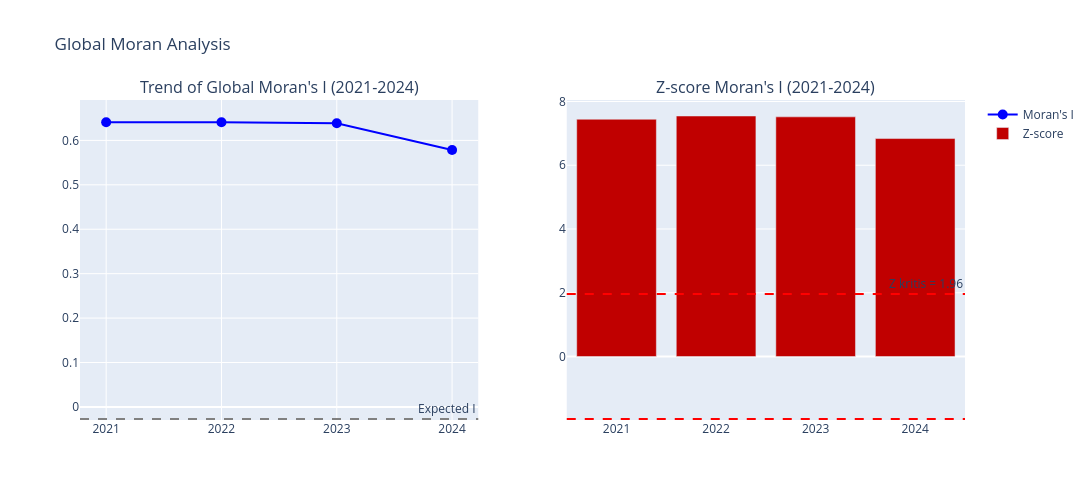

The notebook cell this image was saved under:
### Code cell
fig_trend = make_subplots(rows=1, cols=2, subplot_titles=("Trend of Global Moran's I (2021-2024)", "Z-score Moran's I (2021-2024)"))

# Subplot 1
fig_trend.add_trace(go.Scatter(x=df_global['year'], y=df_global['moran_i'], mode='lines+markers', marker=dict(size=10, color='blue'), name="Moran's I"), row=1, col=1)
fig_trend.add_hline(y=df_global['expected_i'].mean(), line_dash="dash", line_color="gray", annotation_text="Expected I", row=1, col=1)

# Subplot 2
colors_z = ['#C00000' if s else '#4472C4' for s in df_global['significant']]
fig_trend.add_trace(go.Bar(x=df_global['year'], y=df_global['z_score'], marker_color=colors_z, name="Z-score"), row=1, col=2)
fig_trend.add_hline(y=1.96, line_dash="dash", line_color="red", annotation_text="Z kritis = 1.96", row=1, col=2)
fig_trend.add_hline(y=-1.96, line_dash="dash", line_color="red", row=1, col=2)

fig_trend.update_layout(height=500, width=1100, title_text='Global Moran Analysis')
fig_trend.write_json(OUTPUT_DIR / 'plot_moran_trend.json')
fig_trend.show()

### Figure 1 — Plotly figure (JSON) as saved in the notebook; plotly's stock layout.template omitted (floating-point values rounded to 4 significant figures)
{"data": [{"marker": {"color": "blue", "size": 10}, "mode": "lines+markers", "name": "Moran's I", "type": "scatter", "x": [2021, 2022, 2023, 2024], "xaxis": "x", "y": [0.6409, 0.6409, 0.6384, 0.5782], "yaxis": "y"}, {"marker": {"color": ["#C00000", "#C00000", "#C00000", "#C00000"]}, "name": "Z-score", "type": "bar", "x": [2021, 2022, 2023, 2024], "xaxis": "x2", "y": [7.443, 7.545, 7.517, 6.837], "yaxis": "y2"}], "layout": {"annotations": [{"font": {"size": 16}, "showarrow": false, "text": "Trend of Global Moran's I (2021-2024)", "x": 0.225, "xanchor": "center", "xref": "paper", "y": 1, "yanchor": "bottom", "yref": "paper"}, {"font": {"size": 16}, "showarrow": false, "text": "Z-score Moran's I (2021-2024)", "x": 0.775, "xanchor": "center", "xref": "paper", "y": 1, "yanchor": "bottom", "yref": "paper"}, {"showarrow": false, "text": "Expected I", "x": 1, "xanchor": "right", "xref": "x domain", "y": -0.02721, "yanchor": "bottom", "yref": "y"}, {"showarrow": false, "text": "Z kritis = 1.96", "x": 1, "xanchor": "right", "xref": "x2 domain", "y": 1.96, "yanchor": "bottom", "yref": "y2"}], "height": 500, "shapes": [{"line": {"color": "gray", "dash": "dash"}, "type": "line", "x0": 0, "x1": 1, "xref": "x domain", "y0": -0.02721, "y1": -0.02721, "yref": "y"}, {"line": {"color": "red", "dash": "dash"}, "type": "line", "x0": 0, "x1": 1, "xref": "x2 domain", "y0": 1.96, "y1": 1.96, "yref": "y2"}, {"line": {"color": "red", "dash": "dash"}, "type": "line", "x0": 0, "x1": 1, "xref": "x2 domain", "y0": -1.96, "y1": -1.96, "yref": "y2"}], "title": {"text": "Global Moran Analysis"}, "width": 1100, "xaxis": {"anchor": "y", "domain": [0, 0.45]}, "xaxis2": {"anchor": "y2", "domain": [0.55, 1]}, "yaxis": {"anchor": "x", "domain": [0, 1]}, "yaxis2": {"anchor": "x2", "domain": [0, 1]}}}
